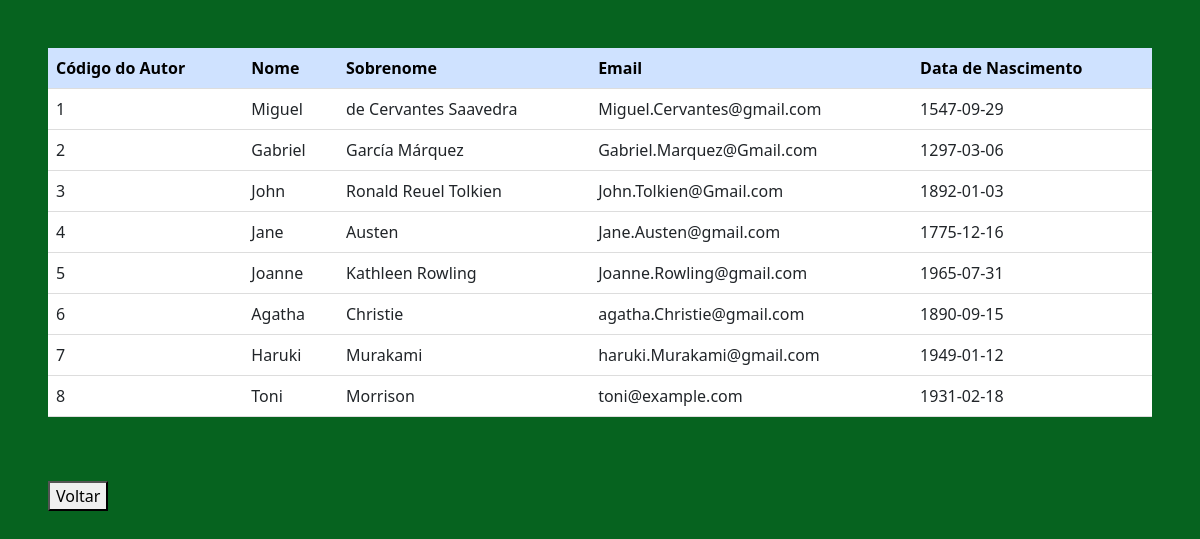
The app's page /autor/listar/listar.php with its own data.
### tables this page shows
CREATE TABLE `autor` (
  `Cod_Autor` int(11) NOT NULL,
  `NomeAutor` varchar(100) NOT NULL,
  `Sobrenome` varchar(200) NOT NULL,
  `Email` varchar(255) NOT NULL,
  `Nasc` date NOT NULL
);

### autor/autor.php (called while the page is built, shortened)
<?php
class Autor
{
    function listar()
    {
        try
        {
            $this -> conn = new Conectar;
            $sql = $this->conn->query("select * from autor order by Cod_Autor");
            $sql->execute();
            return $sql->fetchAll();
        }
        catch (PDOException $exc)
        {
            echo "Erro ao executar consulta. " . $exc -> getMessage();
        }
    }
}
?>

### autor/listar/listar.php (the view, shortened to what this page needs)
<?php
include_once '../autor.php';
$p = new Autor();
$pro_bd=$p->listar();
?>
<!DOCTYPE html>
<html lang="en">
<head>
    <link href="https://cdn.jsdelivr.net/npm/bootstrap@5.3.0/dist/css/bootstrap.min.css" rel="stylesheet">
</head>
<body>
<div class = "m-5">
    <table class="table">
        <thead>
            <tr class = "table-primary">
                <th scope="col">Código do Autor</th>
                <th scope="col">Nome</th>
                <th scope="col">Sobrenome</th>
                <th scope="col">Email</th>
                <th scope="col">Data de Nascimento</th>
            </tr>
        </thead>
        <tbody>
        <?php
        if (is_array($pro_bd)) {
            foreach ($pro_bd as $pro_mostrar) {
                echo "<tr>";
                echo "<td>". $pro_mostrar[0]."</td>";
                echo "<td>". $pro_mostrar[1]."</td>";
                echo "<td>". $pro_mostrar[2]."</td>";
                echo "<td>". $pro_mostrar[3]."</td>";
                echo "<td>". $pro_mostrar[4]."</td>";
            }
        }
        ?>
        </tbody>
    </table>
    <br><br><a href="../../menu.html"><button>Voltar</button></a>
</div>
</body>
</html>

### autor/listar/listar.php (style rules this page uses)
body { background: #06631f; }
.table { width: 100%; }
th,td { border-bottom: 1px solid #ddd; text-align: left; }

### records on screen
autor: Cod_Autor "1", NomeAutor "Miguel", Sobrenome "de Cervantes Saavedra", Email "Miguel.Cervantes@gmail.com", Nasc "1547-09-29"
autor: Cod_Autor "2", NomeAutor "Gabriel", Sobrenome "García Márquez", Email "Gabriel.Marquez@Gmail.com", Nasc "1297-03-06"
autor: Cod_Autor "3", NomeAutor "John", Sobrenome "Ronald Reuel Tolkien", Email "John.Tolkien@Gmail.com", Nasc "1892-01-03"
autor: Cod_Autor "4", NomeAutor "Jane", Sobrenome "Austen", Email "Jane.Austen@gmail.com", Nasc "1775-12-16"
autor: Cod_Autor "5", NomeAutor "Joanne", Sobrenome "Kathleen Rowling", Email "Joanne.Rowling@gmail.com", Nasc "1965-07-31"
autor: Cod_Autor "6", NomeAutor "Agatha", Sobrenome "Christie", Email "agatha.Christie@gmail.com", Nasc "1890-09-15"
autor: Cod_Autor "7", NomeAutor "Haruki", Sobrenome "Murakami", Email "haruki.Murakami@gmail.com", Nasc "1949-01-12"
autor: Cod_Autor "8", NomeAutor "Toni", Sobrenome "Morrison", Email "toni@example.com", Nasc "1931-02-18"
